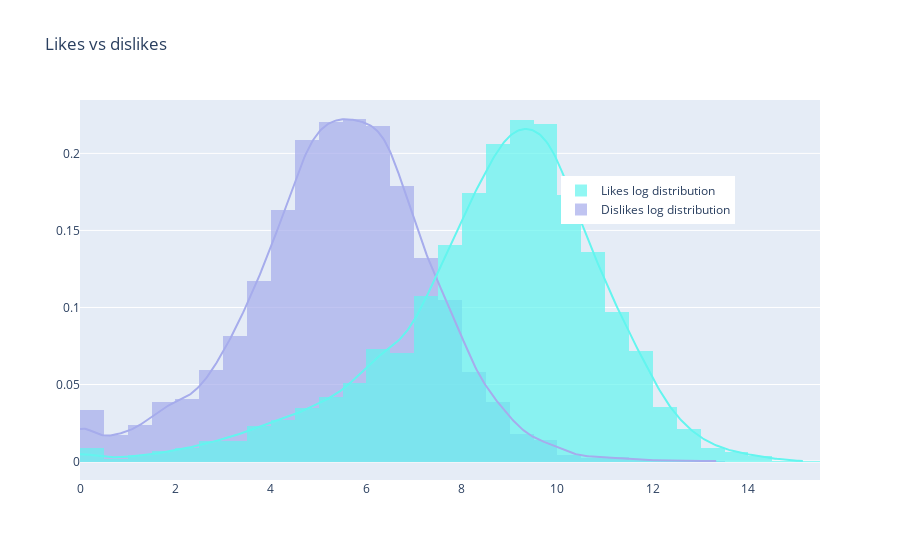

The notebook cell saved with this chart:
### Markdown cell above
<H3> Log distribution of Likes vs Dislikes

### Code cell
hist_data = [df_first["dislikes_log"].values, df_first["likes_log"].values]

group_labels = ['Dislikes log distribution', 'Likes log distribution']
colors = ['#A6ACEC', '#63F5EF']

# Create distplot with curve_type set to 'normal'
fig = ff.create_distplot(hist_data, group_labels, colors=colors,
                         bin_size=0.5, show_rug=False)

# Add title
fig['layout'].update(title='Likes vs dislikes', legend=dict(x=0.65, y=0.8))

# Plot!
py.iplot(fig, filename='Hist and Curve')

### Figure 1 — Plotly figure (JSON) as saved in the notebook; plotly's stock layout.template omitted (floating-point values rounded to 4 significant figures; data arrays with more than 128 entries replaced by an {"elided": "..."} marker saying what was removed)
{"data": [{"autobinx": false, "histnorm": "probability density", "legendgroup": "Dislikes log distribution", "marker": {"color": "#A6ACEC"}, "name": "Dislikes log distribution", "opacity": 0.7, "type": "histogram", "x": {"elided": "6351 float values"}, "xaxis": "x", "xbins": {"end": 13.35, "size": 0.5, "start": 0}, "yaxis": "y"}, {"autobinx": false, "histnorm": "probability density", "legendgroup": "Likes log distribution", "marker": {"color": "#63F5EF"}, "name": "Likes log distribution", "opacity": 0.7, "type": "histogram", "x": {"elided": "6351 float values"}, "xaxis": "x", "xbins": {"end": 15.17, "size": 0.5, "start": 0}, "yaxis": "y"}, {"legendgroup": "Dislikes log distribution", "marker": {"color": "#A6ACEC"}, "mode": "lines", "name": "Dislikes log distribution", "showlegend": false, "type": "scatter", "x": {"elided": "500 float values"}, "xaxis": "x", "y": {"elided": "500 float values"}, "yaxis": "y"}, {"legendgroup": "Likes log distribution", "marker": {"color": "#63F5EF"}, "mode": "lines", "name": "Likes log distribution", "showlegend": false, "type": "scatter", "x": {"elided": "500 float values"}, "xaxis": "x", "y": {"elided": "500 float values"}, "yaxis": "y"}], "layout": {"barmode": "overlay", "hovermode": "closest", "legend": {"traceorder": "reversed", "x": 0.65, "y": 0.8}, "title": {"text": "Likes vs dislikes"}, "xaxis": {"anchor": "y2", "domain": [0, 1], "zeroline": false}, "yaxis": {"anchor": "free", "domain": [0, 1], "position": 0}}}
